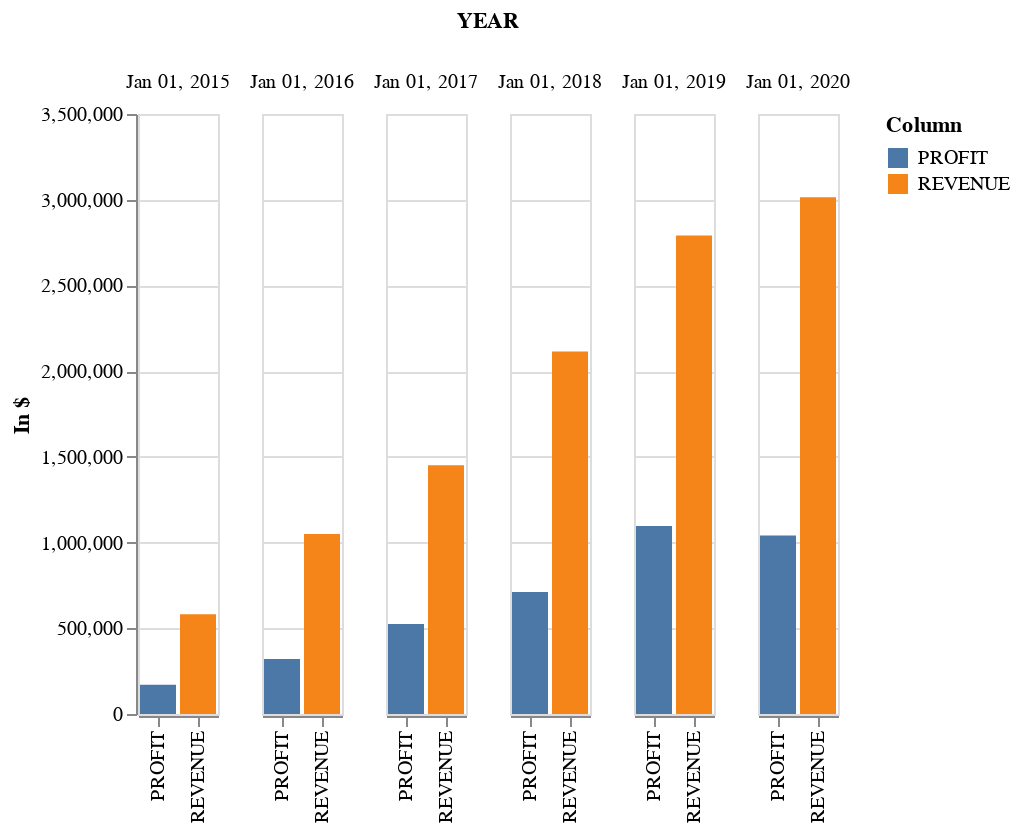

Notebook code cell kept with this figure:
### Code cell
alt.Chart(yearly_revenue.iloc[:-1,:-1].melt(id_vars=['YEAR'], var_name='Column', value_name='Value')).mark_bar().encode(
   column='YEAR',
   x=alt.X('Column',title=None),
   y=alt.Y('Value',title="In $"),
   color='Column'
)

### Figure 1 — Vega-Lite specification as saved in the notebook (floating-point values rounded to 4 significant figures)
{"config": {"view": {"continuousWidth": 400, "continuousHeight": 300}}, "data": {"name": "data-a494e09a1605317ee141fa52f48b7354"}, "mark": "bar", "encoding": {"color": {"field": "Column", "type": "nominal"}, "column": {"field": "YEAR", "type": "temporal"}, "x": {"field": "Column", "title": null, "type": "nominal"}, "y": {"field": "Value", "title": "In $", "type": "quantitative"}}, "$schema": "https://vega.github.io/schema/vega-lite/v4.17.0.json", "datasets": {"data-a494e09a1605317ee141fa52f48b7354": [{"YEAR": "2015-01-01T00:00:00", "Column": "REVENUE", "Value": 581400.0}, {"YEAR": "2016-01-01T00:00:00", "Column": "REVENUE", "Value": 1050000.0}, {"YEAR": "2017-01-01T00:00:00", "Column": "REVENUE", "Value": 1452000.0}, {"YEAR": "2018-01-01T00:00:00", "Column": "REVENUE", "Value": 2114000.0}, {"YEAR": "2019-01-01T00:00:00", "Column": "REVENUE", "Value": 2791000.0}, {"YEAR": "2020-01-01T00:00:00", "Column": "REVENUE", "Value": 3015000.0}, {"YEAR": "2015-01-01T00:00:00", "Column": "PROFIT", "Value": 171100.0}, {"YEAR": "2016-01-01T00:00:00", "Column": "PROFIT", "Value": 320800.0}, {"YEAR": "2017-01-01T00:00:00", "Column": "PROFIT", "Value": 525300.0}, {"YEAR": "2018-01-01T00:00:00", "Column": "PROFIT", "Value": 711200.0}, {"YEAR": "2019-01-01T00:00:00", "Column": "PROFIT", "Value": 1097000.0}, {"YEAR": "2020-01-01T00:00:00", "Column": "PROFIT", "Value": 1041000.0}]}}
